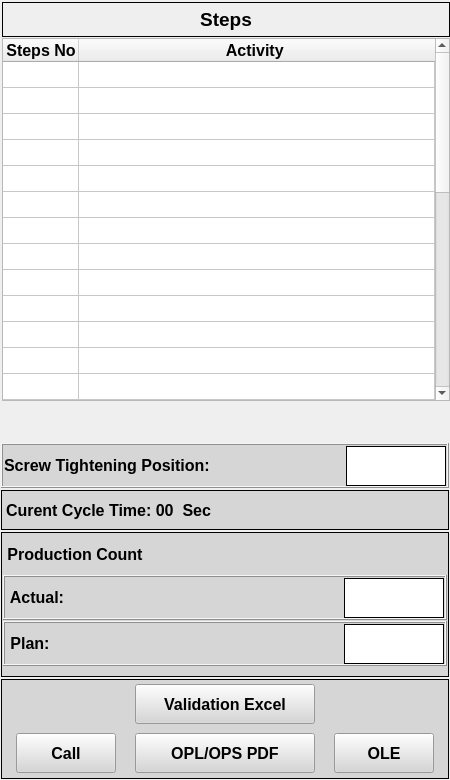
        <widget class="QFrame" name="Station_info_frm">
         <property name="enabled">
          <bool>true</bool>
         </property>
         <property name="minimumSize">
          <size>
           <width>450</width>
           <height>0</height>
          </size>
         </property>
         <property name="maximumSize">
          <size>
           <width>450</width>
           <height>16777215</height>
          </size>
         </property>
         <property name="frameShape">
          <enum>QFrame::NoFrame</enum>
         </property>
         <property name="frameShadow">
          <enum>QFrame::Raised</enum>
         </property>
         <property name="lineWidth">
          <number>1</number>
         </property>
         <property name="midLineWidth">
          <number>0</number>
         </property>
         <layout class="QVBoxLayout" name="verticalLayout_4">
          <property name="spacing">
           <number>2</number>
          </property>
          <property name="leftMargin">
           <number>1</number>
          </property>
          <property name="topMargin">
           <number>1</number>
          </property>
          <property name="rightMargin">
           <number>1</number>
          </property>
          <property name="bottomMargin">
           <number>1</number>
          </property>
          <item>
           <widget class="QWidget" name="only_table_widget" native="true">
            <property name="minimumSize">
             <size>
              <width>450</width>
              <height>0</height>
             </size>
            </property>
            <property name="maximumSize">
             <size>
              <width>450</width>
              <height>400</height>
             </size>
            </property>
            <property name="layoutDirection">
             <enum>Qt::LeftToRight</enum>
            </property>
            <layout class="QVBoxLayout" name="verticalLayout_3">
             <property name="spacing">
              <number>1</number>
             </property>
             <property name="leftMargin">
              <number>1</number>
             </property>
             <property name="topMargin">
              <number>1</number>
             </property>
             <property name="rightMargin">
              <number>1</number>
             </property>
             <property name="bottomMargin">
              <number>0</number>
             </property>
             <item>
              <widget class="QLabel" name="Step_lbl">
               <property name="minimumSize">
                <size>
                 <width>0</width>
                 <height>35</height>
                </size>
               </property>
               <property name="maximumSize">
                <size>
                 <width>16777215</width>
                 <height>35</height>
                </size>
               </property>
               <property name="font">
                <font>
                 <pointsize>14</pointsize>
                 <weight>75</weight>
                 <bold>true</bold>
                </font>
               </property>
               <property name="frameShape">
                <enum>QFrame::Box</enum>
               </property>
               <property name="text">
                <string>Steps</string>
               </property>
               <property name="alignment">
                <set>Qt::AlignCenter</set>
               </property>
              </widget>
             </item>
             <item>
              <widget class="QTableWidget" name="tableWidget">
               <property name="minimumSize">
                <size>
                 <width>0</width>
                 <height>290</height>
                </size>
               </property>
               <property name="maximumSize">
                <size>
                 <width>16777215</width>
                 <height>700</height>
                </size>
               </property>
               <property name="sizeAdjustPolicy">
                <enum>QAbstractScrollArea::AdjustToContents</enum>
               </property>
               <property name="autoScrollMargin">
                <number>13</number>
               </property>
               <property name="sortingEnabled">
                <bool>false</bool>
               </property>
               <property name="wordWrap">
                <bool>true</bool>
               </property>
               <property name="cornerButtonEnabled">
                <bool>true</bool>
               </property>
               <attribute name="horizontalHeaderVisible">
                <bool>true</bool>
               </attribute>
               <attribute name="horizontalHeaderCascadingSectionResizes">
                <bool>false</bool>
               </attribute>
               <attribute name="horizontalHeaderDefaultSectionSize">
                <number>76</number>
               </attribute>
               <attribute name="horizontalHeaderShowSortIndicator" stdset="0">
                <bool>false</bool>
               </attribute>
               <attribute name="horizontalHeaderStretchLastSection">
                <bool>true</bool>
               </attribute>
               <attribute name="verticalHeaderVisible">
                <bool>false</bool>
               </attribute>
               <attribute name="verticalHeaderCascadingSectionResizes">
                <bool>false</bool>
               </attribute>
               <attribute name="verticalHeaderDefaultSectionSize">
                <number>26</number>
               </attribute>
               <attribute name="verticalHeaderShowSortIndicator" stdset="0">
                <bool>false</bool>
               </attribute>
               <attribute name="verticalHeaderStretchLastSection">
                <bool>false</bool>
               </attribute>
               <row>
                <property name="text">
                 <string>New Row</string>
                </property>
               </row>
               <row>
                <property name="text">
                 <string>New Row</string>
                </property>
               </row>
               <row>
                <property name="text">
                 <string>New Row</string>
                </property>
               </row>
               <row>
                <property name="text">
                 <string>New Row</string>
                </property>
               </row>
               <row>
                <property name="text">
                 <string>New Row</string>
                </property>
               </row>
               <row>
                <property name="text">
                 <string>New Row</string>
                </property>
               </row>
               <row>
                <property name="text">
                 <string>New Row</string>
                </property>
               </row>
               <row>
                <property name="text">
                 <string>New Row</string>
                </property>
               </row>
               <row>
                <property name="text">
                 <string>New Row</string>
                </property>
               </row>
               <row>
                <property name="text">
                 <string>New Row</string>
                </property>
               </row>
               <row>
                <property name="text">
                 <string>New Row</string>
                </property>
               </row>
               <row>
                <property name="text">
                 <string>New Row</string>
                </property>
               </row>
               <row>
                <property name="text">
                 <string>New Row</string>
                </property>
               </row>
               <row>
                <property name="text">
                 <string>New Row</string>
                </property>
               </row>
               <row>
                <property name="text">
                 <string>New Row</string>
                </property>
               </row>
               <row>
                <property name="text">
                 <string>New Row</string>
                </property>
               </row>
               <row>
                <property name="text">
                 <string>New Row</string>
                </property>
               </row>
               <row>
                <property name="text">
                 <string>New Row</string>
                </property>
               </row>
               <row>
                <property name="text">
                 <string>New Row</string>
                </property>
               </row>
               <row>
                <property name="text">
                 <string>New Row</string>
                </property>
               </row>
               <row>
                <property name="text">
                 <string>New Row</string>
                </property>
               </row>
               <row>
                <property name="text">
                 <string>New Row</string>
                </property>
               </row>
               <row>
                <property name="text">
                 <string>New Row</string>
                </property>
               </row>
               <row>
                <property name="text">
                 <string>New Row</string>
                </property>
               </row>
               <row>
                <property name="text">
                 <string>New Row</string>
                </property>
               </row>
               <row>
                <property name="text">
                 <string>New Row</string>
                </property>
               </row>
               <row>
                <property name="text">
                 <string>New Row</string>
                </property>
               </row>
               <row>
                <property name="text">
                 <string>New Row</string>
                </property>
               </row>
               <row>
                <property name="text">
                 <string>New Row</string>
                </property>
               </row>
               <row>
                <property name="text">
                 <string>New Row</string>
                </property>
               </row>
               <row>
                <property name="text">
                 <string>New Row</string>
                </property>
               </row>
               <column>
                <property name="text">
                 <string>Steps No</string>
                </property>
                <property name="toolTip">
                 <string notr="true"/>
                </property>
                <property name="font">
                 <font>
                  <pointsize>12</pointsize>
                  <weight>75</weight>
                  <bold>true</bold>
                 </font>
                </property>
               </column>
               <column>
                <property name="text">
                 <string>Activity </string>
                </property>
                <property name="font">
                 <font>
                  <pointsize>12</pointsize>
                  <weight>75</weight>
                  <bold>true</bold>
                 </font>
                </property>
               </column>
              </widget>
             </item>
             <item>
              <spacer name="verticalSpacer_3">
               <property name="orientation">
                <enum>Qt::Vertical</enum>
               </property>
               <property name="sizeHint" stdset="0">
                <size>
                 <width>0</width>
                 <height>0</height>
                </size>
               </property>
              </spacer>
             </item>
            </layout>
           </widget>
          </item>
          <item>
           <spacer name="verticalSpacer_4">
            <property name="orientation">
             <enum>Qt::Vertical</enum>
            </property>
            <property name="sizeHint" stdset="0">
             <size>
              <width>20</width>
              <height>40</height>
             </size>
            </property>
           </spacer>
          </item>
          <item>
           <widget class="QFrame" name="frame_19">
            <property name="minimumSize">
             <size>
              <width>0</width>
              <height>45</height>
             </size>
            </property>
            <property name="maximumSize">
             <size>
              <width>16777215</width>
              <height>45</height>
             </size>
            </property>
            <property name="styleSheet">
             <string notr="true">background-color: rgb(214, 214, 214);</string>
            </property>
            <property name="frameShape">
             <enum>QFrame::Box</enum>
            </property>
            <property name="frameShadow">
             <enum>QFrame::Raised</enum>
            </property>
            <layout class="QHBoxLayout" name="horizontalLayout_15">
             <property name="spacing">
              <number>1</number>
             </property>
             <property name="leftMargin">
              <number>1</number>
             </property>
             <property name="topMargin">
              <number>1</number>
             </property>
             <property name="rightMargin">
              <number>1</number>
             </property>
             <property name="bottomMargin">
              <number>1</number>
             </property>
             <item>
              <widget class="QLabel" name="label_17">
               <property name="minimumSize">
                <size>
                 <width>0</width>
                 <height>20</height>
                </size>
               </property>
               <property name="maximumSize">
                <size>
                 <width>16777215</width>
                 <height>20</height>
                </size>
               </property>
               <property name="font">
                <font>
                 <pointsize>12</pointsize>
                 <weight>75</weight>
                 <bold>true</bold>
                </font>
               </property>
               <property name="text">
                <string>Screw Tightening Position:</string>
               </property>
              </widget>
             </item>
             <item>
              <widget class="QLabel" name="Screw_position">
               <property name="minimumSize">
                <size>
                 <width>100</width>
                 <height>40</height>
                </size>
               </property>
               <property name="maximumSize">
                <size>
                 <width>100</width>
                 <height>40</height>
                </size>
               </property>
               <property name="font">
                <font>
                 <pointsize>12</pointsize>
                 <weight>75</weight>
                 <bold>true</bold>
                </font>
               </property>
               <property name="styleSheet">
                <string notr="true">background-color:rgb(255, 255, 255);</string>
               </property>
               <property name="frameShape">
                <enum>QFrame::Box</enum>
               </property>
               <property name="text">
                <string/>
               </property>
               <property name="alignment">
                <set>Qt::AlignCenter</set>
               </property>
               <property name="margin">
                <number>5</number>
               </property>
              </widget>
             </item>
            </layout>
           </widget>
          </item>
          <item>
           <widget class="QLabel" name="Current_Cycle_Time_lbl">
            <property name="minimumSize">
             <size>
              <width>0</width>
              <height>40</height>
             </size>
            </property>
            <property name="maximumSize">
             <size>
              <width>16777215</width>
              <height>40</height>
             </size>
            </property>
            <property name="font">
             <font>
              <pointsize>12</pointsize>
              <weight>75</weight>
              <bold>true</bold>
             </font>
            </property>
            <property name="styleSheet">
             <string notr="true">background-color: rgb(214, 214, 214);</string>
            </property>
            <property name="frameShape">
             <enum>QFrame::Box</enum>
            </property>
            <property name="text">
             <string>Curent Cycle Time: 00  Sec</string>
            </property>
            <property name="alignment">
             <set>Qt::AlignLeading|Qt::AlignLeft|Qt::AlignVCenter</set>
            </property>
            <property name="margin">
             <number>10</number>
            </property>
           </widget>
          </item>
          <item>
           <widget class="QFrame" name="frame_5">
            <property name="minimumSize">
             <size>
              <width>0</width>
              <height>145</height>
             </size>
            </property>
            <property name="maximumSize">
             <size>
              <width>16777215</width>
              <height>145</height>
             </size>
            </property>
            <property name="styleSheet">
             <string notr="true">background-color: rgb(214, 214, 214);</string>
            </property>
            <property name="frameShape">
             <enum>QFrame::Box</enum>
            </property>
            <property name="frameShadow">
             <enum>QFrame::Plain</enum>
            </property>
            <property name="lineWidth">
             <number>1</number>
            </property>
            <layout class="QVBoxLayout" name="verticalLayout_18">
             <property name="spacing">
              <number>1</number>
             </property>
             <property name="leftMargin">
              <number>1</number>
             </property>
             <property name="topMargin">
              <number>1</number>
             </property>
             <property name="rightMargin">
              <number>1</number>
             </property>
             <property name="bottomMargin">
              <number>1</number>
             </property>
             <item>
              <widget class="QLabel" name="label_2">
               <property name="minimumSize">
                <size>
                 <width>0</width>
                 <height>40</height>
                </size>
               </property>
               <property name="maximumSize">
                <size>
                 <width>16777215</width>
                 <height>40</height>
                </size>
               </property>
               <property name="font">
                <font>
                 <pointsize>12</pointsize>
                 <weight>75</weight>
                 <bold>true</bold>
                </font>
               </property>
               <property name="text">
                <string> Production Count</string>
               </property>
              </widget>
             </item>
             <item>
              <widget class="QFrame" name="frame_17">
               <property name="minimumSize">
                <size>
                 <width>0</width>
                 <height>45</height>
                </size>
               </property>
               <property name="maximumSize">
                <size>
                 <width>16777215</width>
                 <height>45</height>
                </size>
               </property>
               <property name="frameShape">
                <enum>QFrame::Box</enum>
               </property>
               <property name="frameShadow">
                <enum>QFrame::Raised</enum>
               </property>
               <layout class="QHBoxLayout" name="horizontalLayout_6">
                <property name="spacing">
                 <number>1</number>
                </property>
                <property name="leftMargin">
                 <number>1</number>
                </property>
                <property name="topMargin">
                 <number>1</number>
                </property>
                <property name="rightMargin">
                 <number>1</number>
                </property>
                <property name="bottomMargin">
                 <number>1</number>
                </property>
                <item>
                 <widget class="QLabel" name="label_15">
                  <property name="minimumSize">
                   <size>
                    <width>0</width>
                    <height>20</height>
                   </size>
                  </property>
                  <property name="maximumSize">
                   <size>
                    <width>16777215</width>
                    <height>20</height>
                   </size>
                  </property>
                  <property name="font">
                   <font>
                    <pointsize>12</pointsize>
                    <weight>75</weight>
                    <bold>true</bold>
                   </font>
                  </property>
                  <property name="text">
                   <string> Actual:</string>
                  </property>
                 </widget>
                </item>
                <item>
                 <widget class="QLabel" name="Actual_prod_count">
                  <property name="minimumSize">
                   <size>
                    <width>100</width>
                    <height>40</height>
                   </size>
                  </property>
                  <property name="maximumSize">
                   <size>
                    <width>100</width>
                    <height>40</height>
                   </size>
                  </property>
                  <property name="font">
                   <font>
                    <pointsize>12</pointsize>
                    <weight>75</weight>
                    <bold>true</bold>
                   </font>
                  </property>
                  <property name="styleSheet">
                   <string notr="true">background-color:rgb(255, 255, 255);</string>
                  </property>
                  <property name="frameShape">
                   <enum>QFrame::Box</enum>
                  </property>
                  <property name="text">
                   <string/>
                  </property>
                  <property name="alignment">
                   <set>Qt::AlignCenter</set>
                  </property>
                  <property name="margin">
                   <number>5</number>
                  </property>
                 </widget>
                </item>
               </layout>
              </widget>
             </item>
             <item>
              <widget class="QFrame" name="frame_18">
               <property name="maximumSize">
                <size>
                 <width>16777215</width>
                 <height>45</height>
                </size>
               </property>
               <property name="frameShape">
                <enum>QFrame::Box</enum>
               </property>
               <property name="frameShadow">
                <enum>QFrame::Raised</enum>
               </property>
               <layout class="QHBoxLayout" name="horizontalLayout_7">
                <property name="spacing">
                 <number>1</number>
                </property>
                <property name="leftMargin">
                 <number>1</number>
                </property>
                <property name="topMargin">
                 <number>1</number>
                </property>
                <property name="rightMargin">
                 <number>1</number>
                </property>
                <property name="bottomMargin">
                 <number>1</number>
                </property>
                <item>
                 <widget class="QLabel" name="label_12">
                  <property name="minimumSize">
                   <size>
                    <width>0</width>
                    <height>20</height>
                   </size>
                  </property>
                  <property name="maximumSize">
                   <size>
                    <width>16777215</width>
                    <height>20</height>
                   </size>
                  </property>
                  <property name="font">
                   <font>
                    <pointsize>12</pointsize>
                    <weight>75</weight>
                    <bold>true</bold>
                   </font>
                  </property>
                  <property name="text">
                   <string> Plan:</string>
                  </property>
                 </widget>
                </item>
                <item>
                 <widget class="QLabel" name="PLan_prod_count">
                  <property name="minimumSize">
                   <size>
                    <width>100</width>
                    <height>40</height>
                   </size>
                  </property>
                  <property name="maximumSize">
                   <size>
                    <width>100</width>
                    <height>40</height>
                   </size>
                  </property>
                  <property name="font">
                   <font>
                    <pointsize>12</pointsize>
                    <weight>75</weight>
                    <bold>true</bold>
                   </font>
                  </property>
                  <property name="styleSheet">
                   <string notr="true">background-color:rgb(255, 255, 255);
</string>
                  </property>
                  <property name="frameShape">
                   <enum>QFrame::Box</enum>
                  </property>
                  <property name="text">
                   <string/>
                  </property>
                  <property name="alignment">
                   <set>Qt::AlignCenter</set>
                  </property>
                  <property name="margin">
                   <number>5</number>
                  </property>
                 </widget>
                </item>
               </layout>
              </widget>
             </item>
             <item>
              <spacer name="verticalSpacer_5">
               <property name="orientation">
                <enum>Qt::Vertical</enum>
               </property>
               <property name="sizeHint" stdset="0">
                <size>
                 <width>20</width>
                 <height>40</height>
                </size>
               </property>
              </spacer>
             </item>
            </layout>
           </widget>
          </item>
          <item>
           <widget class="QFrame" name="Pdf_Video_btn_frm">
            <property name="minimumSize">
             <size>
              <width>0</width>
              <height>100</height>
             </size>
            </property>
            <property name="maximumSize">
             <size>
              <width>16777215</width>
              <height>100</height>
             </size>
            </property>
            <property name="styleSheet">
             <string notr="true">background-color: rgb(214, 214, 214);</string>
            </property>
            <property name="frameShape">
             <enum>QFrame::Box</enum>
            </property>
            <property name="frameShadow">
             <enum>QFrame::Plain</enum>
            </property>
            <layout class="QVBoxLayout" name="verticalLayout_7">
             <property name="leftMargin">
              <number>1</number>
             </property>
             <property name="topMargin">
              <number>1</number>
             </property>
             <property name="rightMargin">
              <number>1</number>
             </property>
             <property name="bottomMargin">
              <number>1</number>
             </property>
             <item>
              <layout class="QHBoxLayout" name="horizontalLayout_9">
               <item>
                <widget class="QPushButton" name="open_excel_btn">
                 <property name="minimumSize">
                  <size>
                   <width>180</width>
                   <height>40</height>
                  </size>
                 </property>
                 <property name="maximumSize">
                  <size>
                   <width>150</width>
                   <height>40</height>
                  </size>
                 </property>
                 <property name="font">
                  <font>
                   <pointsize>12</pointsize>
                   <weight>75</weight>
                   <bold>true</bold>
                  </font>
                 </property>
                 <property name="cursor">
                  <cursorShape>PointingHandCursor</cursorShape>
                 </property>
                 <property name="styleSheet">
                  <string notr="true">
selection-color: rgb(255, 78, 25);</string>
                 </property>
                 <property name="text">
                  <string>Validation Excel</string>
                 </property>
                 <property name="checkable">
                  <bool>false</bool>
                 </property>
                 <property name="autoDefault">
                  <bool>false</bool>
                 </property>
                </widget>
               </item>
              </layout>
             </item>
             <item>
              <layout class="QHBoxLayout" name="horizontalLayout_11">
               <item>
                <widget class="QPushButton" name="Call_btn">
                 <property name="minimumSize">
                  <size>
                   <width>100</width>
                   <height>40</height>
                  </size>
                 </property>
                 <property name="maximumSize">
                  <size>
                   <width>100</width>
                   <height>40</height>
                  </size>
                 </property>
                 <property name="font">
                  <font>
                   <pointsize>12</pointsize>
                   <weight>75</weight>
                   <bold>true</bold>
                  </font>
                 </property>
                 <property name="styleSheet">
                  <string notr="true">background-color: rgb(214, 214, 214);</string>
                 </property>
                 <property name="text">
                  <string>Call</string>
                 </property>
                </widget>
               </item>
               <item>
                <widget class="QPushButton" name="opl_pdf_btn">
                 <property name="minimumSize">
                  <size>
                   <width>180</width>
                   <height>40</height>
                  </size>
                 </property>
                 <property name="maximumSize">
                  <size>
                   <width>180</width>
                   <height>40</height>
                  </size>
                 </property>
                 <property name="font">
                  <font>
                   <pointsize>12</pointsize>
                   <weight>75</weight>
                   <bold>true</bold>
                  </font>
                 </property>
                 <property name="cursor">
                  <cursorShape>PointingHandCursor</cursorShape>
                 </property>
                 <property name="styleSheet">
                  <string notr="true">background-color: rgb(214, 214, 214);</string>
                 </property>
                 <property name="text">
                  <string>OPL/OPS PDF</string>
                 </property>
                 <property name="checkable">
                  <bool>false</bool>
                 </property>
                 <property name="autoDefault">
                  <bool>false</bool>
                 </property>
                </widget>
               </item>
               <item>
                <widget class="QPushButton" name="OLE_btn">
                 <property name="minimumSize">
                  <size>
                   <width>100</width>
                   <height>40</height>
                  </size>
                 </property>
                 <property name="maximumSize">
                  <size>
                   <width>100</width>
                   <height>40</height>
                  </size>
                 </property>
                 <property name="font">
                  <font>
                   <pointsize>12</pointsize>
                   <weight>75</weight>
                   <bold>true</bold>
                  </font>
                 </property>
                 <property name="styleSheet">
                  <string notr="true">background-color: rgb(214, 214, 214);</string>
                 </property>
                 <property name="text">
                  <string>OLE</string>
                 </property>
                </widget>
               </item>
              </layout>
             </item>
            </layout>
           </widget>
          </item>
         </layout>
        </widget>
